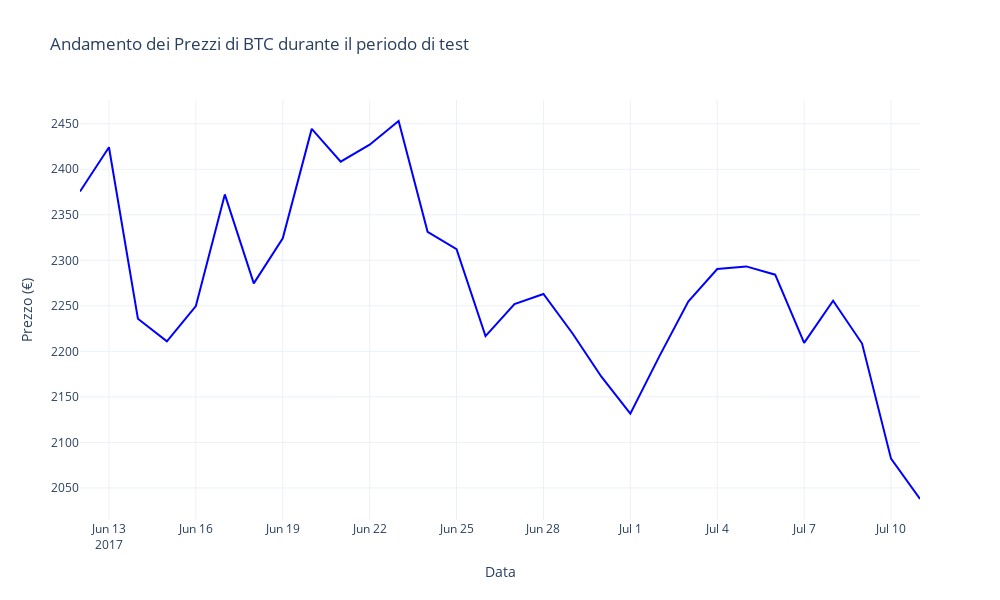

This figure's notebook cell:
### Code cell
# Estrai i prezzi e le date dal periodo di test
test_dates = test_env.current_period['Timestamp']  # Assicurati che ci sia una colonna 'Timestamp' nei dati
test_prices = test_env.current_period['Price']

# Crea la figura dell'andamento dei prezzi
fig = go.Figure()

# Aggiungi una linea per l'andamento dei prezzi di test
fig.add_trace(go.Scatter(
    x=test_dates, 
    y=test_prices, 
    mode='lines',
    name='Prezzo BTC',
    line=dict(color='blue', width=2)
))

# Configurazione del layout del grafico
fig.update_layout(
    title="Andamento dei Prezzi di BTC durante il periodo di test",
    xaxis_title="Data",
    yaxis_title="Prezzo (€)",
    template="plotly_white",
    hovermode="x unified",
    width=1000,
    height=600
)

# Mostra il grafico
fig.show()

### Figure 1 — Plotly figure (JSON) as saved in the notebook; plotly's stock layout.template omitted (floating-point values rounded to 4 significant figures)
{"data": [{"line": {"color": "blue", "width": 2}, "mode": "lines", "name": "Prezzo BTC", "type": "scatter", "x": ["2017-06-12T00:00:00", "2017-06-13T00:00:00", "2017-06-14T00:00:00", "2017-06-15T00:00:00", "2017-06-16T00:00:00", "2017-06-17T00:00:00", "2017-06-18T00:00:00", "2017-06-19T00:00:00", "2017-06-20T00:00:00", "2017-06-21T00:00:00", "2017-06-22T00:00:00", "2017-06-23T00:00:00", "2017-06-24T00:00:00", "2017-06-25T00:00:00", "2017-06-26T00:00:00", "2017-06-27T00:00:00", "2017-06-28T00:00:00", "2017-06-29T00:00:00", "2017-06-30T00:00:00", "2017-07-01T00:00:00", "2017-07-02T00:00:00", "2017-07-03T00:00:00", "2017-07-04T00:00:00", "2017-07-05T00:00:00", "2017-07-06T00:00:00", "2017-07-07T00:00:00", "2017-07-08T00:00:00", "2017-07-09T00:00:00", "2017-07-10T00:00:00", "2017-07-11T00:00:00"], "y": [2376.0, 2424.0, 2236.0, 2211.0, 2250.0, 2372.0, 2275.0, 2324.0, 2444.0, 2408.0, 2427.0, 2453.0, 2331.0, 2312.0, 2217.0, 2252.0, 2263.0, 2220.0, 2172.0, 2132.0, 2194.0, 2255.0, 2290.0, 2293.0, 2284.0, 2209.0, 2256.0, 2209.0, 2082.0, 2038.0]}], "layout": {"height": 600, "hovermode": "x unified", "title": {"text": "Andamento dei Prezzi di BTC durante il periodo di test"}, "width": 1000, "xaxis": {"title": {"text": "Data"}}, "yaxis": {"title": {"text": "Prezzo (€)"}}}}
